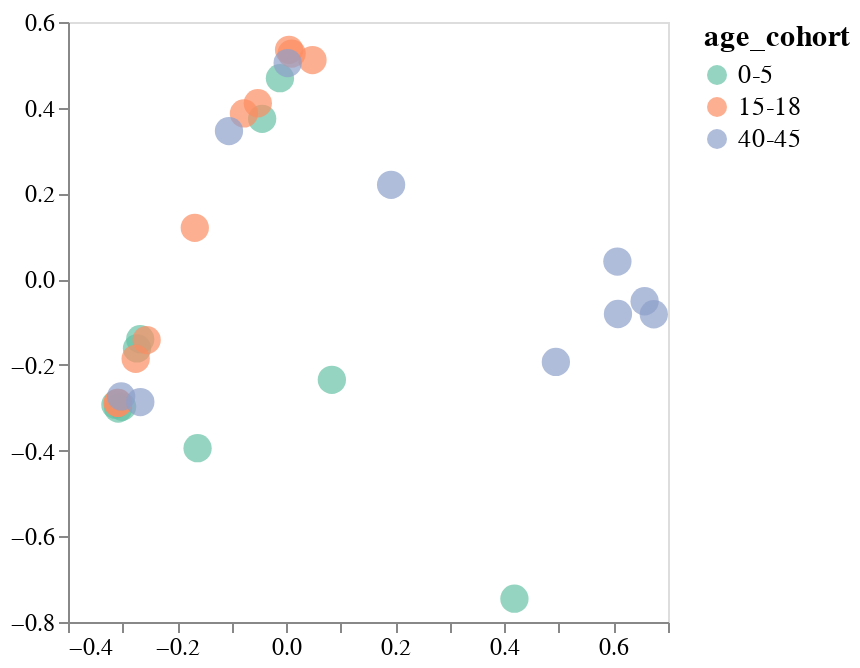

Source (notebook cell):
### Code cell
mds_and_plot(escape_df, site_or_aa='site', p=3, 
             dissimilarity_method='one_minus', mds_random_state=7)

### Figure 1 — Vega-Lite specification as saved in the notebook (floating-point values rounded to 4 significant figures)
{"config": {"view": {"continuousWidth": 300, "continuousHeight": 300}, "axis": {"grid": false, "labelFontSize": 12, "title": null}, "legend": {"labelFontSize": 13, "titleFontSize": 15}}, "data": {"name": "data-6d8b591ed0e78d1ef9b690f5585e5089"}, "mark": {"type": "circle", "opacity": 0.7, "size": 200}, "encoding": {"color": {"field": "age_cohort", "scale": {"scheme": "set2"}, "type": "nominal"}, "detail": {"field": "serum", "type": "nominal"}, "tooltip": [{"field": "serum", "type": "nominal"}, {"field": "age_cohort", "type": "nominal"}], "x": {"field": "x_coord", "scale": {"padding": 5}, "type": "quantitative"}, "y": {"field": "y_coord", "scale": {"padding": 5}, "type": "quantitative"}}, "$schema": "https://vega.github.io/schema/vega-lite/v5.8.0.json", "datasets": {"data-6d8b591ed0e78d1ef9b690f5585e5089": [{"serum": "2367", "x_coord": -0.3131, "y_coord": -0.2929, "age_cohort": "0-5"}, {"serum": "3944", "x_coord": -0.308, "y_coord": -0.3019, "age_cohort": "0-5"}, {"serum": "2462", "x_coord": 0.08374, "y_coord": -0.2348, "age_cohort": "0-5"}, {"serum": "2389", "x_coord": -0.1625, "y_coord": -0.3944, "age_cohort": "0-5"}, {"serum": "2323", "x_coord": -0.3008, "y_coord": -0.298, "age_cohort": "0-5"}, {"serum": "2388", "x_coord": -0.2735, "y_coord": -0.1617, "age_cohort": "0-5"}, {"serum": "2463", "x_coord": -0.2676, "y_coord": -0.14, "age_cohort": "0-5"}, {"serum": "3973", "x_coord": -0.01145, "y_coord": 0.4689, "age_cohort": "0-5"}, {"serum": "4299", "x_coord": -0.04406, "y_coord": 0.3742, "age_cohort": "0-5"}, {"serum": "4584", "x_coord": 0.4185, "y_coord": -0.7455, "age_cohort": "0-5"}, {"serum": "2343", "x_coord": 0.009971, "y_coord": 0.5264, "age_cohort": "15-18"}, {"serum": "2350", "x_coord": -0.1675, "y_coord": 0.1198, "age_cohort": "15-18"}, {"serum": "2365", "x_coord": -0.2558, "y_coord": -0.1423, "age_cohort": "15-18"}, {"serum": "2380", "x_coord": -0.2759, "y_coord": -0.186, "age_cohort": "15-18"}, {"serum": "2382", "x_coord": -0.05201, "y_coord": 0.4104, "age_cohort": "15-18"}, {"serum": "3866", "x_coord": -0.3087, "y_coord": -0.2885, "age_cohort": "15-18"}, {"serum": "3856", "x_coord": 0.04825, "y_coord": 0.5111, "age_cohort": "15-18"}, {"serum": "3857", "x_coord": -0.07749, "y_coord": 0.3866, "age_cohort": "15-18"}, {"serum": "3862", "x_coord": 0.005276, "y_coord": 0.5352, "age_cohort": "15-18"}, {"serum": "3895", "x_coord": -0.3086, "y_coord": -0.289, "age_cohort": "15-18"}, {"serum": "33C", "x_coord": 0.4944, "y_coord": -0.193, "age_cohort": "40-45"}, {"serum": "34C", "x_coord": -0.3025, "y_coord": -0.2738, "age_cohort": "40-45"}, {"serum": "197C", "x_coord": 0.1924, "y_coord": 0.2201, "age_cohort": "40-45"}, {"serum": "199C", "x_coord": 0.6072, "y_coord": 0.04098, "age_cohort": "40-45"}, {"serum": "215C", "x_coord": -0.1049, "y_coord": 0.3456, "age_cohort": "40-45"}, {"serum": "210C", "x_coord": 0.674, "y_coord": -0.08189, "age_cohort": "40-45"}, {"serum": "74C", "x_coord": 0.6571, "y_coord": -0.05161, "age_cohort": "40-45"}, {"serum": "68C", "x_coord": 0.002723, "y_coord": 0.5042, "age_cohort": "40-45"}, {"serum": "150C", "x_coord": -0.2674, "y_coord": -0.2868, "age_cohort": "40-45"}, {"serum": "18C", "x_coord": 0.6083, "y_coord": -0.08134, "age_cohort": "40-45"}]}}
